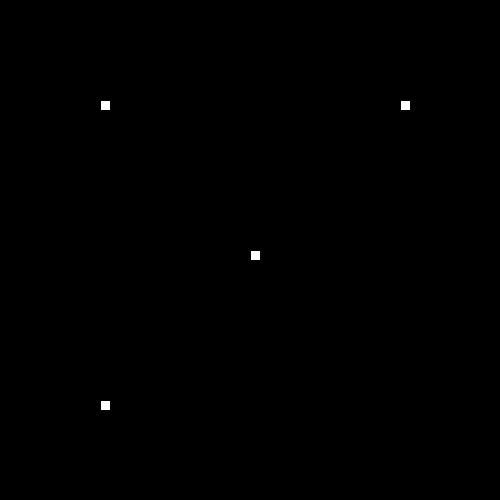
Frame 1 (no input)
Frame 60 (the mouse pressed at the canvas centre just before this capture): identical to frame 1, image omitted
Frame 120 (the mouse held since frame 60 and released just before this capture): identical to frame 1, image omitted

The Processing sketch that drew this single still picture (run headless with seeded random() and noise(); from frame 60 on, the mouse is pressed at the canvas centre):

// Processing sketch: SnakeRecipe
// ── SnakeRecipe.pde

// 1. Follow the recipe instructions inside the Segment class.

// This class will be used to represent each part of the moving snake.

class Segment {

  //2. Create x and y member variables to hold the location of each segment.
  int x;
  int y;
  // 3. Add a constructor with parameters to initialize each variable.
  public Segment (int x, int y){
    this.x = x;
    this.y=y;
  }
  public void setY(int y){
    this.y = y;
  }
  public void setX(int x){
    this.x = x;
  }
  public int getY(){
    return y;
  }
   public int getX(){
    return x;
  }


  // 4. Add getter and setter methods for both the x and y member variables.
}


// 5. Create (but do not initialize) a Segment variable to hold the head of the Snake
Segment head;


// 6. Create and initialize a String to hold the direction of your snake e.g. "up"
String direct = "up";


// 7. Create and initialize a variable to hold how many pieces of food the snake has eaten.
// give it a value of 1 to start.
int score = 1;


// 8. Create and initialize foodX and foodY variables to hold the location of the food.
int foodX = ((int)random(50)*10);
int foodY = ((int)random(50)*10);
// (Hint: use the random method to set both the x and y to random locations within the screen size (500 by 500).)

//int foodX = ((int)random(50)*10);



void setup() {

  // 9. Set the size of your sketch (500 by 500).

  size(500, 500);


  // 10. initialize your head to a new segment.
  head = new Segment(250, 250); 

  // 11. Use the frameRate(int rate) method to set the rate to 20.
  frameRate(20);
}


void draw() {

  background(0);


  //12. Call the manageTail, drawFood, drawSnake, move, and collision methods.
  manageTail();
  drawFood();
  drawSnake();
  move();
  collision();
}


// 13. Complete the drawFood method below. (Hint: each piece of food should be a 10 by 10 rectangle).

void drawFood() {
  rect(100, 400, 10, 10);
  rect(400, 100, 10, 10);
  rect(100, 100, 10, 10);
}


//14. Draw the snake head (use a 10 by 10 rectangle)

void drawSnake() {
  rect(250, 250, 10, 10);

  //test your code
}


// 15. Complete the move method below.

void move() {

  // 16. Using a switch statement, make your snake head move by 10 pixels in the correct direction.
  //This is an incomplete switch statement:
  
  switch(direct) {
  case "up":
    // move head up here 
    head.setY(head.getY() + 10);
    break;
  case "down":
    // move head down here 
      head.setY(head.getY() - 10);
    break;
  case "left":
   // figure it out 
     head.setX(head.getX() + 10);
    break;
  case "right":
    // mystery code goes here 
     head.setX(head.getX() - 10);
    break;
  }
  


  // 17. Call the checkBoundaries method to make sure the snake head doesn't go off the screen.
}


// 18. Complete the keyPressed method below. Use if statements to set your direction variable depending on what key is pressed.

void keyPressed() {
  if (key == CODED){
    if (keyCode == UP) {
      direct = "up";
    }else if (keyCode == DOWN) {
      direct = "down";
    }else if (keyCode == LEFT) {
      direct = "left";
    }else if (keyCode == RIGHT) {
      direct = "right";
    }
  }
}



// 19. check if your head is out of bounds (teleport your snake head to the other side).

void checkBoundaries() {
  if(head.getY() < 0 ){
    head.setY(500);
  }else if(head.getY() > 500){
    head.setY(500);
  }else if(head.getX() < 0 ){
    head.setX(500);
  }else if(head.getX() > 500){
    head.setX(500);
  }
}



//20. Make sure that the key for your current direction’s opposite doesn’t work(i.e. If you’re going up, down key shouldn’t work)



// 21. Complete the missing parts of the collision method below.

void collision() {

  // If the segment is colliding with a piece of food...
     // Increase the amount of food eaten and set foodX and foodY to new random locations.
}



/**
 
 ** Part 2: making the tail (the rest of the snake)
 
 **/

//  1. Create and initialize an ArrayList of Segments. (This will be your snake tail!)


// 2. Complete the missing parts of the manageTail method below and call it in the draw method.

void manageTail() {

  //Call the drawTail and checkTailCollision methods.

  // Add a new Segment to your ArrayList that has the same X and Y as the head of your snake.

  // While the tail size is greater than your food, remove the first Segment in your tail.
}

void drawTail() {
    // Draw a 10 by 10 rectangle for each Segment in your snake ArrayList.
}


// 3. Complete the missing parts of the bodyCollision method below.

void checkTailCollision() {

  // If your head has the same location as one of your segments...

  // reset your food variable

  //Call this method at the begining of your manageTail method.
}
